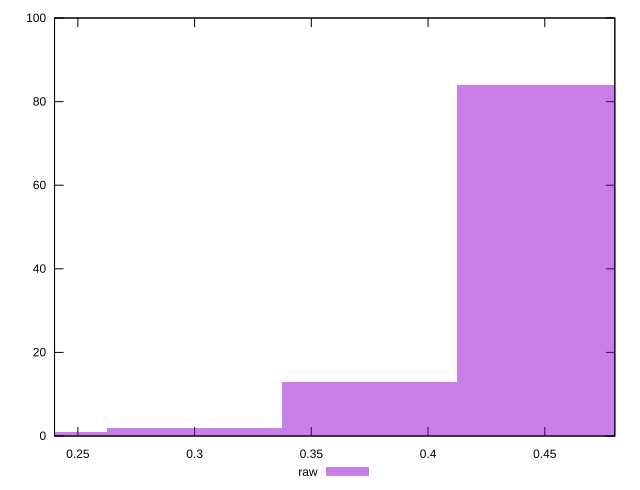

This chart was generated by the following gnuplot code:
reset

$raw <<EOF
0.22499848803935218 1
0.2999979840524696 2
0.374997480065587 13
0.44999697607870437 84
EOF

set key outside below
set boxwidth 0.0749994960131174
set xrange [0.24:0.48]
set yrange [0:100]
set trange [0:100]
set style fill transparent solid 0.5 noborder
set terminal svg size 640, 490 enhanced background rgb 'white'
set output "report_00019_2021-02-10T18-14-37.922Z//meta/score/samples/pages/raw/histogram.svg"

plot $raw title "raw" with boxes

reset
